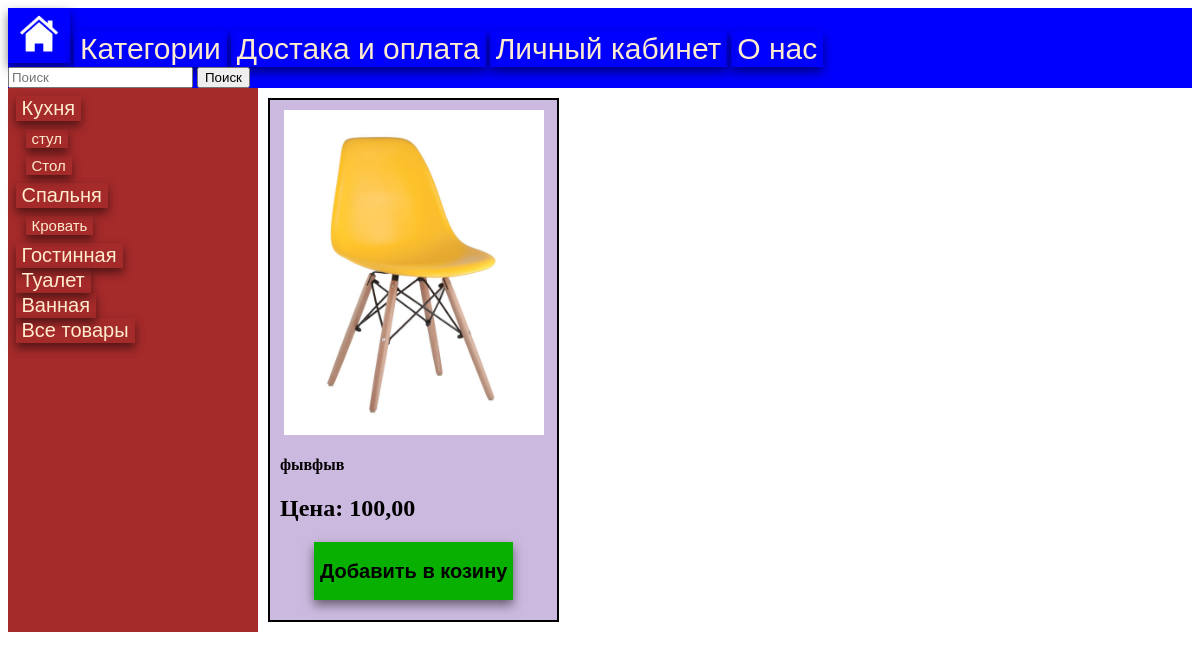
Screenshot of /assort/product/stul with the database file from the repository.
### products/models.py (models this page shows)
class Categories (models.Model):
    name=models.CharField( max_length=150, unique=True,verbose_name="Названее")
    slug=models.SlugField(max_length=200,blank=True,unique=True,verbose_name="URL")
    class Meta:
        db_table = "category"
        verbose_name="Категорию"
        verbose_name_plural="Категории"

class SubCategories (models.Model):
    name=models.CharField( max_length=150, unique=False,verbose_name="Названее")
    slug=models.SlugField(max_length=200,blank=True,unique=True,verbose_name="URL")
    category=models.ForeignKey(to=Categories, verbose_name=("Категория"), on_delete=models.CASCADE)
    class Meta:
        db_table = "subcategory"
        verbose_name="Податегория"
        verbose_name_plural="Подкатегории"

class Products(models.Model):
    name=models.CharField( max_length=150, unique=True
                          ,verbose_name="Названее")
    slug=models.SlugField(max_length=200,blank=True,unique=True,verbose_name="URL")
    discription=models.TextField(blank=True,null=True, verbose_name="Описание")
    image=models.ImageField(upload_to="goods",blank=True,null=True, verbose_name="Изображение")
    price=models.DecimalField(default=0.00, max_digits=7, decimal_places=2,verbose_name="Цена")
    quantity=models.PositiveIntegerField(default=0,verbose_name="Количество")
    subcategory=models.ForeignKey(to=SubCategories, verbose_name=("Категория"), on_delete=models.CASCADE)
    class Meta:
        db_table = "Product"
        verbose_name="Товар"
        verbose_name_plural="Товары"
        ordering=("id",)

### products/views.py (the view)
# urls.py: path('product/<slug:product_slug>',views.product,name="product"),
def product (request,product_slug):
    categories=Categories.objects.all()
    subcategories=SubCategories.objects.all()
    product_slug=Products.objects.get(slug=product_slug)
    context={
        "categories": categories,
        "subcategories":subcategories,
        'product': product_slug
    }
    return render(request,'products/product.html',context)

### products/templates/products/product.html (shortened to what this page needs)
{% extends 'products/assort.html' %}
{% load static %}
{% block content %}
<div class="assort">
    <div class="cat">
        {% for category in categories %}
            <form action="{% url 'products:assort' category.slug %}">
                <button class="bcat">{{category.name}}</button>
            </form>
            {% for subcategory in subcategories %}
                {% if category.id == subcategory.category.id %}
                    <dl class="subca">
                        <dt>
                            <form action="{% url 'products:assort' category.slug subcategory.slug %}">
                                <button class="subcat">
                                    {{subcategory.name}}
                                </button>
                            </form>
                        </dt>
                    </dl>
                {% endif %}
            {% endfor %}
        {% endfor %}
    </div>
    <div class="listtovar">
        <div class="cart">
            {% if product.image %}
                <img src="{{product.image.url}}" alt="{{product.name}}">
            {%else%}
                <img src="{% static 'images/NFimg.jpg' %}">
            {% endif %}
            <h4>{{product.discription}}</h4>
            <h2>Цена: {{product.price}}</h2>
            <button class="bag"  >
                <h2>Добавить в козину</h2>
            </button>
        </div>
    </div>
    {% endblock content %}

### static/styles/style.css (style rules this page uses)
.assort { display: grid; grid-template-columns: 250px auto ; }
.cat { display:inline; background-color: brown; padding: 3%; }
.bcat { display:flex; color: blanchedalmond; font-size: 20px; cursor: pointer; background-color: transparent; border: none; box-shadow: 0px 5px 10px 0px rgba(0, 0, 0, 0.5); }
.subcat { display:flex; color: blanchedalmond; font-size: 15px; margin-top: 0px; cursor: pointer; background-color: transparent; border: none; box-shadow: 0px 5px 10px 0px rgba(0, 0, 0, 0.5); }
.subca { margin: 8px; margin-left: 10px; }
.listtovar { display: grid; grid-template-columns: repeat(3,1fr); grid-template-rows: repeat(1,1fr); }
.cart { background-color: rgb(204, 185, 223); margin: 10px; border: 2px solid black; padding: 10px; position: relative; }
.cart>img { display: flex; max-width: 100%; max-height: 65%; margin-left: auto; margin-right: auto; }
.base { background-image: url(base.jpeg); background-size: no-repeat; }
.bag { display: flex; background-color: transparent; margin-left: auto; margin-right: auto; border: none; cursor: pointer; box-shadow: 0px 5px 10px 0px rgba(0, 0, 0, 0.5); background-color: rgb(7, 176, 1); }

### rows the page displays
Categories: name "Кухня"
SubCategories: name "стул"
SubCategories: name "Стол"
Categories: name "Спальня"
SubCategories: name "Кровать"
Categories: name "Гостинная"
Categories: name "Туалет"
Categories: name "Ванная"
Categories: name "Все товары"
Products: image (picture), discription "фывфыв", price "100,00"
